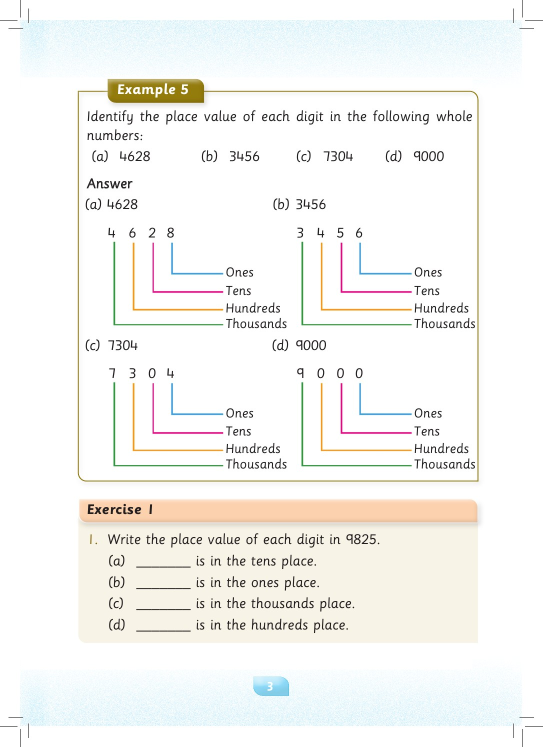
#> input picture images/pdf-pages/pg-009.jpg, 1085 x 1493 px (shown at 1/2 size); its folder holds 4 pictures in this run
$ python render_inclusivity_contact_sheet.py
#> lines starting #> are read from the running program, lines starting #| are printed output that depends on the picture
"""Create a contact sheet of every revised inclusivity phrase for visual QA."""

from __future__ import annotations

from pathlib import Path

from PIL import Image, ImageDraw


ROOT = Path(__file__).resolve().parents[1]
OUTPUT = ROOT / "tmp" / "inclusivity-font-contact-sheet.jpg"
PDF_WIDTH = 557.906
PDF_HEIGHT = 767.669
CROPS = (
    (9, 105, 155),
    (10, 610, 660),
    (17, 85, 150),
    (30, 575, 625),
    (32, 118, 152),
    (38, 470, 505),
    (39, 615, 670),
    (40, 292, 345),
    (80, 226, 280),
    (82, 630, 685),
    (83, 625, 680),
    (88, 73, 128),
    (88, 343, 398),
    (90, 393, 448),
    (91, 478, 552),
    (92, 645, 680),
    (93, 384, 438),
    (94, 162, 216),
    (99, 534, 588),
)


def main() -> None:
    rows = []
    for page, top, bottom in CROPS:
        path = ROOT / "images" / "pdf-pages" / f"pg-{page:03d}.jpg"
        with Image.open(path) as source:
#> source is the input picture: PIL image 1085x1493 RGB; mean R, G, B 245.5, 245.3, 242.5
            image = source.convert("RGB")
        scale_y = image.height / PDF_HEIGHT
#> scale_y = 1.94
        crop = image.crop((0, round((top - 8) * scale_y), image.width, round((bottom + 8) * scale_y)))
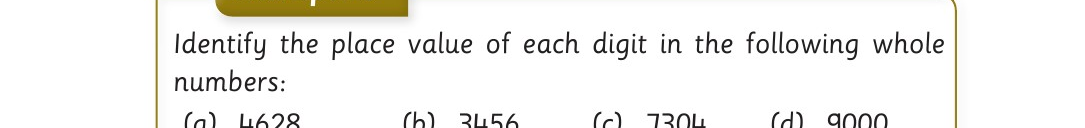
#> crop: PIL image 1085x128 RGB; mean R, G, B 242, 241.3, 238.5
        crop.thumbnail((1000, 145), Image.Resampling.LANCZOS)
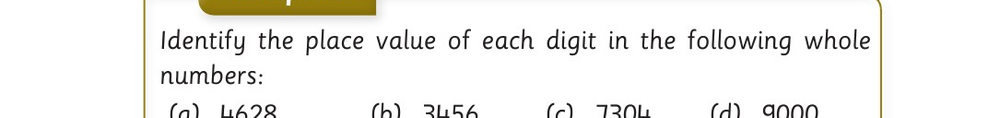
#> crop: PIL image 1000x118 RGB; mean R, G, B 241.7, 241.1, 238.3
        row = Image.new("RGB", (1080, 165), "white")
#> row: PIL image 1080x165 RGB; every value is 255
        ImageDraw.Draw(row).text((12, 12), f"p{page}", fill=(0, 0, 0))
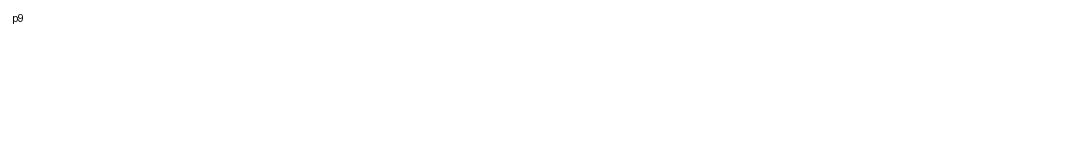
#> row: PIL image 1080x165 RGB; min 7, max 255, mean 255
        row.paste(crop, (70, max(0, (165 - crop.height) // 2)))
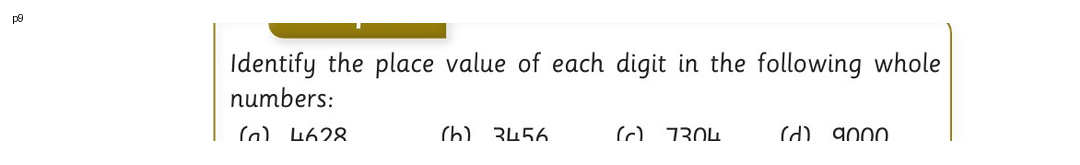
#> row: PIL image 1080x165 RGB; mean R, G, B 246.1, 245.7, 243.9
        rows.append(row)
    sheet = Image.new("RGB", (1080, 165 * len(rows)), (225, 225, 225))
    for index, row in enumerate(rows):
        sheet.paste(row, (0, index * 165))
    OUTPUT.parent.mkdir(parents=True, exist_ok=True)
    sheet.save(OUTPUT, quality=94)
    print(OUTPUT)


if __name__ == "__main__":
#> (the run stopped early here; a loop or call above may not have finished)
